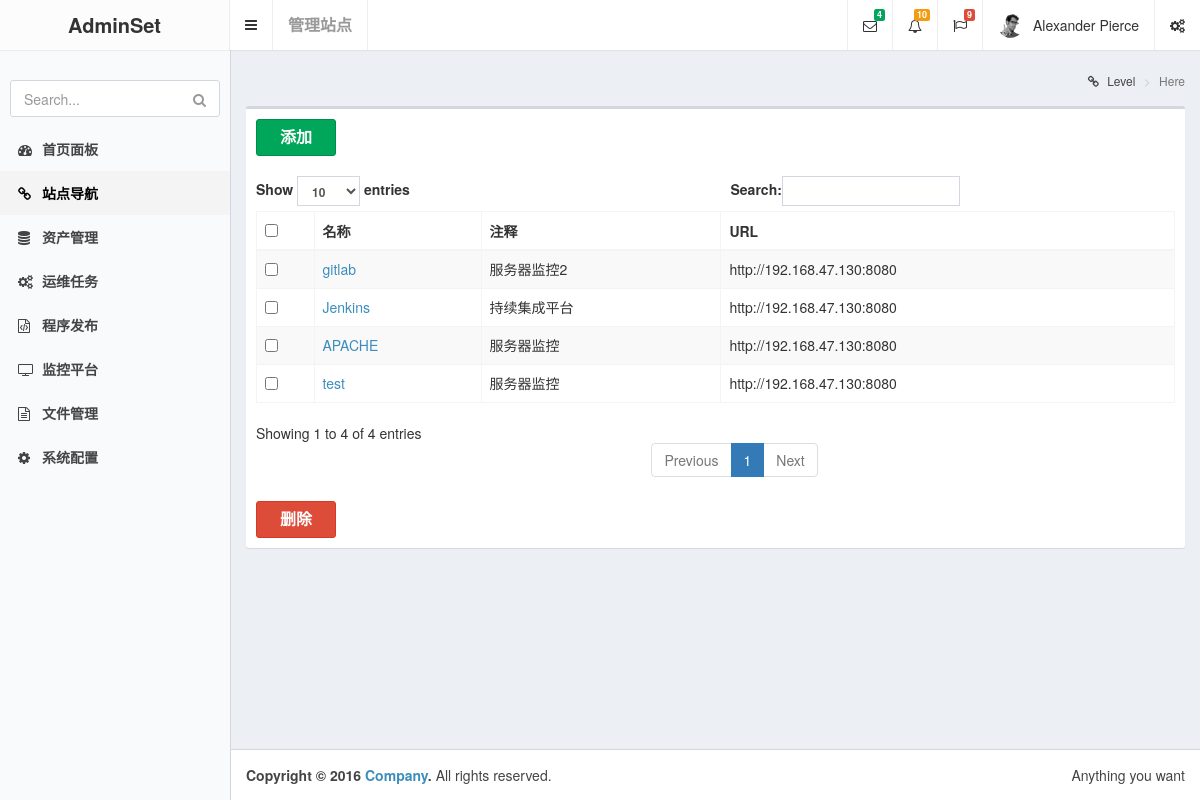
Screenshot of /navi/manage/ with the database file from the repository.
### navi/models.py (models this page shows, shortened)
class navi(models.Model):
    name = models.CharField(u"名称",max_length=50)
    description = models.CharField(u"描述",max_length=50)
    url = models.URLField(u"网址")

### navi/views.py (the view)
def manage(request):
    temp_name = "navi/navi-header.html"
    allnavi = navi.objects.all()
    return render_to_response("navi/manage.html", locals())

### templates/navi/manage.html (shortened to what this page needs)
{% extends 'base.html' %}
{% block content %}
<div class="content-wrapper">
    <section class="content-header">
      <h1>
      </h1>
      <ol class="breadcrumb">
        <li><a href="#"><i class="fa fa-link"></i> Level</a></li>
        <li class="active">Here</li>
      </ol>
    </section>
    <section class="content">
        <form action="{% url 'delete' %}" method="post">
            <div class="box">
                <div class="box-header">
                  <div class="btn-group">
						 <a href="{% url 'add' %}"><li class="btn btn-success" style="width: 60pt;font-size: medium" ><b>添加</b></li></a>
                  </div>
                </div>
                <div class="box-body">
                  <table class="table table-striped table-bordered" id="dataform">
                      <thead>
                        <tr>
                            <th>
                                <input type="checkbox" onclick="checkAll(this, 'item1');" />
                            </th>
                                    <th>名称</th>
                                    <th>注释</th>
                                    <th>URL</th>
                                </tr>
                            </thead>
                            <tbody>
                                {% if allnavi %}
                                {% for navi in allnavi %}
                                    <tr class="even gradeA">
                                        <td><input type="checkbox" id="u_id" class="item1" value="{{ navi.id }}" name="navi_check" /></td>
                                        <td><a href="#"><li style="list-style-type:none" onclick="return tanchu(this.value)" value="{{ navi.id }}">{{ navi.name }}</li></a></td>
                                        <td>{{ navi.description }}</td>
                                        <td>{{ navi.url }}</td>
                                    </tr>
                                {% endfor %}
                                {% else %}
                                    <p>No Item are available.</p>
                                {% endif %}
                            </tbody>
                  </table>
                <div class="btn-group">
						 <button class="btn btn-danger" style="width: 60pt;font-size: medium" onclick="return checkSubmit()"><b>删除</b></button>
                  </div>
                </div>
            </div>
        </form>
    </section>
      </div>
{% endblock %}

### rows the page displays
navi: {{ navi.id }} 23 (drawn), name "gitlab", description "服务器监控2", url "http://192.168.47.130:8080"
navi: {{ navi.id }} 24 (drawn), name "Jenkins", description "持续集成平台", url "http://192.168.47.130:8080"
navi: {{ navi.id }} 25 (drawn), name "APACHE", description "服务器监控", url "http://192.168.47.130:8080"
navi: {{ navi.id }} 26 (drawn), name "test", description "服务器监控", url "http://192.168.47.130:8080"
